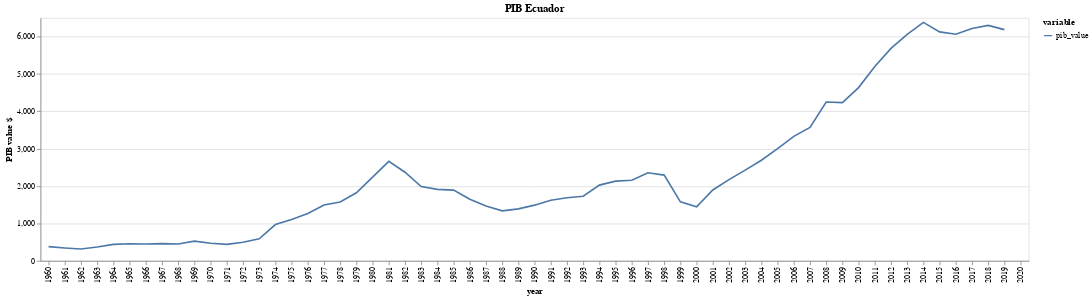

The notebook cell this image was saved under:
### Code cell
alt.Chart(df.melt('year')).mark_line().encode(
x='year',
y=alt.Y('value',title='PIB value $'),
color='variable'
).properties(title='PIB Ecuador')

### Figure 1 — Vega-Lite specification as saved in the notebook (floating-point values rounded to 4 significant figures)
{"config": {"view": {"continuousWidth": 400, "continuousHeight": 300}}, "data": {"name": "data-0fb77e18b076a2651f51f634321496d2"}, "mark": "line", "encoding": {"color": {"type": "nominal", "field": "variable"}, "x": {"type": "nominal", "field": "year"}, "y": {"type": "quantitative", "field": "value", "title": "PIB value $"}}, "title": "PIB Ecuador", "$schema": "https://vega.github.io/schema/vega-lite/v4.8.1.json", "datasets": {"data-0fb77e18b076a2651f51f634321496d2": [{"year": "1960", "variable": "pib_value", "value": 379.4}, {"year": "1961", "variable": "pib_value", "value": 343.8}, {"year": "1962", "variable": "pib_value", "value": 315.5}, {"year": "1963", "variable": "pib_value", "value": 368.5}, {"year": "1964", "variable": "pib_value", "value": 440.3}, {"year": "1965", "variable": "pib_value", "value": 455.0}, {"year": "1966", "variable": "pib_value", "value": 449.7}, {"year": "1967", "variable": "pib_value", "value": 459.1}, {"year": "1968", "variable": "pib_value", "value": 450.8}, {"year": "1969", "variable": "pib_value", "value": 527.6}, {"year": "1970", "variable": "pib_value", "value": 471.4}, {"year": "1971", "variable": "pib_value", "value": 440.6}, {"year": "1972", "variable": "pib_value", "value": 495.3}, {"year": "1973", "variable": "pib_value", "value": 588.1}, {"year": "1974", "variable": "pib_value", "value": 969.5}, {"year": "1975", "variable": "pib_value", "value": 1105.0}, {"year": "1976", "variable": "pib_value", "value": 1264.0}, {"year": "1977", "variable": "pib_value", "value": 1493.0}, {"year": "1978", "variable": "pib_value", "value": 1572.0}, {"year": "1979", "variable": "pib_value", "value": 1820.0}, {"year": "1980", "variable": "pib_value", "value": 2237.0}, {"year": "1981", "variable": "pib_value", "value": 2659.0}, {"year": "1982", "variable": "pib_value", "value": 2369.0}, {"year": "1983", "variable": "pib_value", "value": 1988.0}, {"year": "1984", "variable": "pib_value", "value": 1912.0}, {"year": "1985", "variable": "pib_value", "value": 1891.0}, {"year": "1986", "variable": "pib_value", "value": 1647.0}, {"year": "1987", "variable": "pib_value", "value": 1464.0}, {"year": "1988", "variable": "pib_value", "value": 1337.0}, {"year": "1989", "variable": "pib_value", "value": 1390.0}, {"year": "1990", "variable": "pib_value", "value": 1489.0}, {"year": "1991", "variable": "pib_value", "value": 1621.0}, {"year": "1992", "variable": "pib_value", "value": 1688.0}, {"year": "1993", "variable": "pib_value", "value": 1727.0}, {"year": "1994", "variable": "pib_value", "value": 2025.0}, {"year": "1995", "variable": "pib_value", "value": 2132.0}, {"year": "1996", "variable": "pib_value", "value": 2154.0}, {"year": "1997", "variable": "pib_value", "value": 2355.0}, {"year": "1998", "variable": "pib_value", "value": 2293.0}, {"year": "1999", "variable": "pib_value", "value": 1578.0}, {"year": "2000", "variable": "pib_value", "value": 1445.0}, {"year": "2001", "variable": "pib_value", "value": 1895.0}, {"year": "2002", "variable": "pib_value", "value": 2172.0}, {"year": "2003", "variable": "pib_value", "value": 2426.0}, {"year": "2004", "variable": "pib_value", "value": 2691.0}, {"year": "2005", "variable": "pib_value", "value": 3002.0}, {"year": "2006", "variable": "pib_value", "value": 3329.0}, {"year": "2007", "variable": "pib_value", "value": 3568.0}, {"year": "2008", "variable": "pib_value", "value": 4249.0}, {"year": "2009", "variable": "pib_value", "value": 4232.0}, {"year": "2010", "variable": "pib_value", "value": 4634.0}, {"year": "2011", "variable": "pib_value", "value": 5201.0}, {"year": "2012", "variable": "pib_value", "value": 5682.0}, {"year": "2013", "variable": "pib_value", "value": 6056.0}, {"year": "2014", "variable": "pib_value", "value": 6377.0}, {"year": "2015", "variable": "pib_value", "value": 6124.0}, {"year": "2016", "variable": "pib_value", "value": 6060.0}, {"year": "2017", "variable": "pib_value", "value": 6214.0}, {"year": "2018", "variable": "pib_value", "value": 6296.0}, {"year": "2019", "variable": "pib_value", "value": 6184.0}, {"year": "2020", "variable": "pib_value", "value": null}]}}
